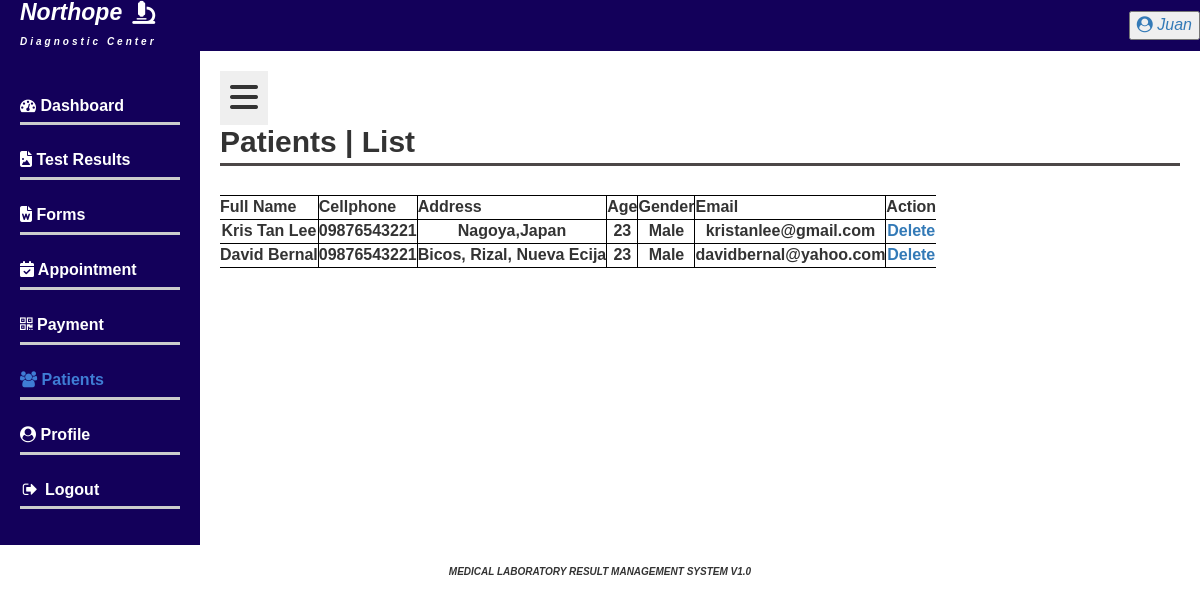
Page /admin/patient.php (signed in) on the committed database.
### tables this page shows
CREATE TABLE `doctors` (
  `id` int(11) NOT NULL,
  `first_name` varchar(50) NOT NULL,
  `middle_name` varchar(50) DEFAULT NULL,
  `last_name` varchar(50) NOT NULL,
  `cellphone` varchar(15) DEFAULT NULL,
  `address` varchar(255) DEFAULT NULL,
  `age` int(11) DEFAULT NULL,
  `gender` varchar(10) DEFAULT NULL,
  `email` varchar(100) NOT NULL,
  `password` varchar(100) NOT NULL
);

CREATE TABLE `patients` (
  `id` int(11) NOT NULL,
  `first_name` varchar(50) NOT NULL,
  `middle_name` varchar(50) DEFAULT NULL,
  `last_name` varchar(50) NOT NULL,
  `cellphone` varchar(20) NOT NULL,
  `address` varchar(100) NOT NULL,
  `age` int(3) NOT NULL,
  `gender` enum('Male','Female') NOT NULL,
  `email` varchar(100) NOT NULL,
  `password` varchar(100) NOT NULL
);

### admin/patient.php (the view, shortened to what this page needs)
<?php
include('./include/header.php');?>
<div class="wrapper">
  <div class="sidebar">
    <ul>
      <li><a href="dashboard.php"><i class="fa fa-tachometer" aria-hidden="true"></i> Dashboard</a></li>
      <li><a href="test_results.php"><i class="fas fa-file-image-o"></i> Test Results</a></li>
      <li><a href="form.php"><i class="fas fa-file-word-o"></i> Forms</a></li>
      <li><a href="appointment.php"><i class="fas fa-calendar-check"></i> Appointment</a></li>
      <li><a href="payment.php"><i class="fa fa-qrcode"></i> Payment</a></li>
      <li><a href="patient.php" class="active"><i class="fa fa-users"></i> Patients</a></li>
      <li><a href="admin_profile.php"><i class="fa fa-user-circle"></i> Profile</a></li>
      <li><a href="../admin/admin_log.php"><i class="fa fa-sign-out fa-fw"></i> Logout</a></li>
    </ul>
  </div>
  <div class="content">
    <button class="toggle-sidebar-btn"> <i class="fas fa-bars fa-2x"></i></button>
    <h2>Patients | List </h2>
    <div class="dashboard-section">
      <div class="table-wrapper">
        <table class="responsive-table">
          <thead>
            <tr>
              <th>Full Name</th>
              <th>Cellphone</th>
              <th>Address</th>
              <th>Age</th>
              <th>Gender</th>
              <th>Email</th>
              <th>Action</th>
            </tr>
          </thead>
          <tbody>
            <?php
            $conn = new mysqli($servername, $username, $password, $dbname);
            $sql = "SELECT *, CONCAT_WS(' ', first_name, IFNULL(middle_name, ''), last_name) AS full_name FROM patients";
            $result = $conn->query($sql);
            if ($result->num_rows > 0) {
              while ($row = $result->fetch_assoc()) {
                echo "<tr>";
                echo "<td>" . $row['full_name'] . "</td>";
                echo "<td>" . $row['cellphone'] . "</td>";
                echo "<td>" . $row['address'] . "</td>";
                echo "<td>" . $row['age'] . "</td>";
                echo "<td>" . $row['gender'] . "</td>";
                echo "<td>" . $row['email'] . "</td>";
                echo "<td><a href=\"patient.php?id=" . $row['id'] . "\">Delete</a></td>";
                echo "</tr>";
              }
            } else {
              echo "No patients found.";
            }
            ?>
          </tbody>
        </table>
      </div>
    </div>
  </div>
</div>
</body>
<?php include('./include/footer.php') ?>
</html>

### admin/include/header.php (shortened to what this page needs)
<?php
$servername = "localhost";
$username = "root";
$password = "";
$dbname = "mltar";
$conn = new mysqli($servername, $username, $password, $dbname);
if (isset($_SESSION['id'])) {
  $id = $_SESSION['id'];
  $sql = "SELECT first_name FROM doctors WHERE id = $id";
  $result = $conn->query($sql);
  if ($result->num_rows > 0) {
    $row = $result->fetch_assoc();
    $first_name = $row['first_name'];
  } else {
    $first_name = "Admin";
  }
} else {
  $first_name = "Unknown";
}
?>
<!DOCTYPE html>
<html lang="en">
<head>
  <link rel="stylesheet" href="https://cdnjs.cloudflare.com/ajax/libs/font-awesome/5.15.3/css/all.min.css">
  <link rel="stylesheet" href="style.css">
  <link href="css/bootstrap.css" rel="stylesheet" type="text/css" media="all" />
  <link href="css/font-awesome.css" rel="stylesheet">
  <link rel="stylesheet" href="css/chocolat.css" type="text/css" media="screen">
  <link href="css/easy-responsive-tabs.css" rel='stylesheet' type='text/css'/>
  <link rel="stylesheet" href="css/flexslider.css" type="text/css" media="screen" property="" />
  <link rel="stylesheet" href="css/jquery-ui.css" />
  <link href="css/style.css" rel="stylesheet" type="text/css" media="all" />
  <link href="fontawesome/css/fontawesome.css" rel="stylesheet">
  <link href="fontawesome/css/brands.css" rel="stylesheet">
  <link href="fontawesome/css/solid.css" rel="stylesheet">
  <link rel="stylesheet" href="https://cdnjs.cloudflare.com/ajax/libs/font-awesome/4.7.0/css/font-awesome.min.css">
</head>
<body>
  <div class="header" style="font-style: italic;">
    <h1>
      <span class="northope">Northope <i class="fas fa-microscope" style="margin-left: 10px;"></i></span>
      <span class="subheading">Diagnostic Center</span>
    </h1>
    <button onclick="openUserProfile()">
      <a href="user_profile.php" style="text-decoration: none;">
        <i class="fa fa-user-circle"></i>
        <?php echo $first_name; ?>
      </a>
    </button>
  </div>
</body>
</html>

### admin/style.css (style rules this page uses)
body { font-family: Arial, sans-serif; background-color: #f5f5f5; margin: 0; padding: 0; }
.heading, .header { background-color: #13005A; color: #fff; justify-content: space-between; display: flex; align-items: center; font-style: italic; }
.subheading { font-size: 10px; letter-spacing: 3px; }
.northope { display: flex; align-items: center; }
.header h1, .header-content h1 { font-size: 23px; margin: 0 20px; }
.sidebar { background-color: #13005A; width: 200px; padding: 20px; }
.sidebar ul { list-style-type: none; padding: 0px; }
.sidebar li { margin-bottom: 10%; border-bottom: 3px solid #ccc; padding-bottom: 5px; margin-top: 10%; padding-top: 5%; }
.sidebar a { text-decoration: none; color: #fff; font-weight: bold; }
.sidebar a.active { color: #3f7dd5; }
.toggle-sidebar-btn { border: none; color: #333; padding: 10px; }
.wrapper { display: flex; min-height: 100%; position: relative; }
.content { flex-grow: 1; padding: 20px; }
.content h2 { margin-bottom: 3%; border-bottom: 3px solid #4c4747; padding-bottom: 5px; }
.dashboard-section { display: inline-block; justify-content: flex-end; }
table { border-collapse: collapse; width: 100%; }
th, td { border: 1px solid black; padding: 8px; text-align: center; font-weight: bold; }
th:first-child, td:first-child { border-left: none; }
th:last-child, td:last-child { border-right: none; }

### css/chocolat.css (style rules this page uses)
body { margin:0; padding:0; }

### css/easy-responsive-tabs.css (style rules this page uses)
body { margin: 0px; padding: 0px; background: #f5f5f5; font-weight: 500; }

### css/style.css (style rules this page uses)
html, body { margin:0; font-size: 100%; font-family: Verdana, sans-serif; background: #fff; }
body a { text-decoration:none; transition:0.5s all; -webkit-transition:0.5s all; -moz-transition:0.5s all; -o-transition:0.5s all; -ms-transition:0.5s all; }
h1,h2,h3,h4,h5,h6 { margin:0; font-family: 'Verdana', sans-serif; font-weight: 600; }
ul { margin:0; padding:0; }

### rows in the picture
doctors: first_name "Juan"
patients: full_name "Kris Tan Lee", cellphone "09876543221", address "Nagoya,Japan", age "23", gender "Male", email "kristanlee@gmail.com"
patients: full_name "David Bernal", cellphone "09876543221", address "Bicos, Rizal, Nueva Ecija", age "23", gender "Male", email "davidbernal@yahoo.com"
